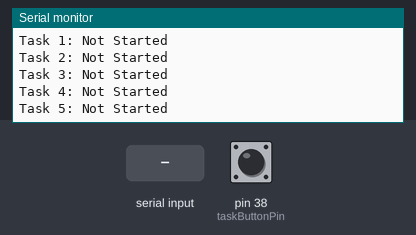
Bench run of a sketch on a simulated Arduino Mega 2560, built with avr-gcc and run on an emulated ATmega2560. On the bench: the last lines printed to the serial monitor. Inputs (shaded band) come from the test bench; at power-on: pin 38 (taskButtonPin) HIGH.

Above: at 1.2 s.
1.3 s: pin 38 (taskButtonPin) pulled LOW for 1 s
At 2.3 s:
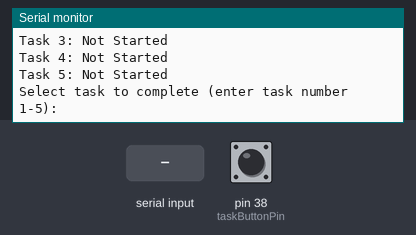
3.8 s: "90,45\n" received over Serial
At 4.2 s:
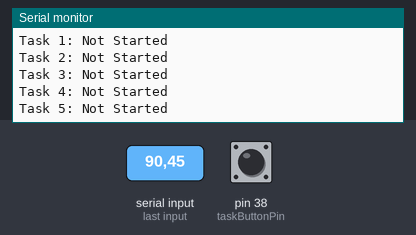
Timing chart, 0 to 6.8 s (numbered marks = the images above; inputs shaded):
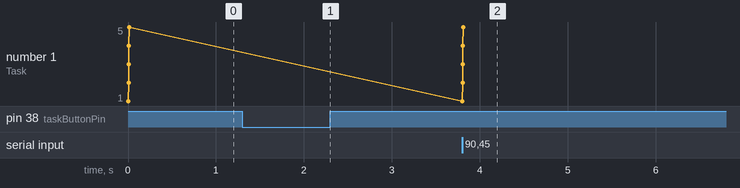

Measured:
- after the input at 1.3 s, the serial monitor: prints a new line after 0.40 s (image 1)
- after the input at 3.8 s, the serial monitor: prints a new line at once (image 2)

The sketch:

logic.ino
```cpp
// Pins for buttons
const int taskButtonPin = 38;

// Define a struct to represent a task
struct Task {
  String name;
  bool completed;
};

// Maximum number of tasks
const int maxTasks = 5;

// Array to store tasks
Task tasks[maxTasks];

// Button state tracking
int buttonPressCount = 0;
unsigned long lastPressTime = 0; // For debouncing

void setup() {
  pinMode(taskButtonPin, INPUT_PULLUP);
  Serial.begin(115200);

  // Initialize tasks
  for (int i = 0; i < maxTasks; i++) {
    tasks[i].name = "Task " + String(i + 1);
    tasks[i].completed = false;
  }

  Serial.println("Task Tracker Initialized!");
  displayTasks();
}

void loop() {
  handleTaskButton();
}

// Function to handle task button presses
void handleTaskButton() {
  if (digitalRead(taskButtonPin) == LOW) {
    unsigned long currentTime = millis();

    // Debounce button
    if (currentTime - lastPressTime > 200) {
      buttonPressCount++;
      lastPressTime = currentTime;

      // Check for three presses
      if (buttonPressCount == 3) {
        selectAndCompleteTask(); // Select and complete a task
        buttonPressCount = 0; // Reset count
      }
    }
  }
}

// Select and complete a task
void selectAndCompleteTask() {
  Serial.println("Select task to complete (enter task number 1-" + String(maxTasks) + "):");

  while (Serial.available() == 0) {
    // Wait for user input
  }

  int selectedTask = Serial.parseInt();

  if (selectedTask >= 1 && selectedTask <= maxTasks) {
    if (!tasks[selectedTask - 1].completed) {
      tasks[selectedTask - 1].completed = true;
      Serial.println(tasks[selectedTask - 1].name + " marked as completed!");
    } else {
      Serial.println(tasks[selectedTask - 1].name + " is already completed.");
    }
  } else {
    Serial.println("Invalid task number.");
  }

  displayTasks();
}

// Display task status
void displayTasks() {
  Serial.println("Task Status:");
  for (int i = 0; i < maxTasks; i++) {
    Serial.print(tasks[i].name);
    Serial.print(": ");
    Serial.println(tasks[i].completed ? "Completed" : "Not Started");
  }
}
```
